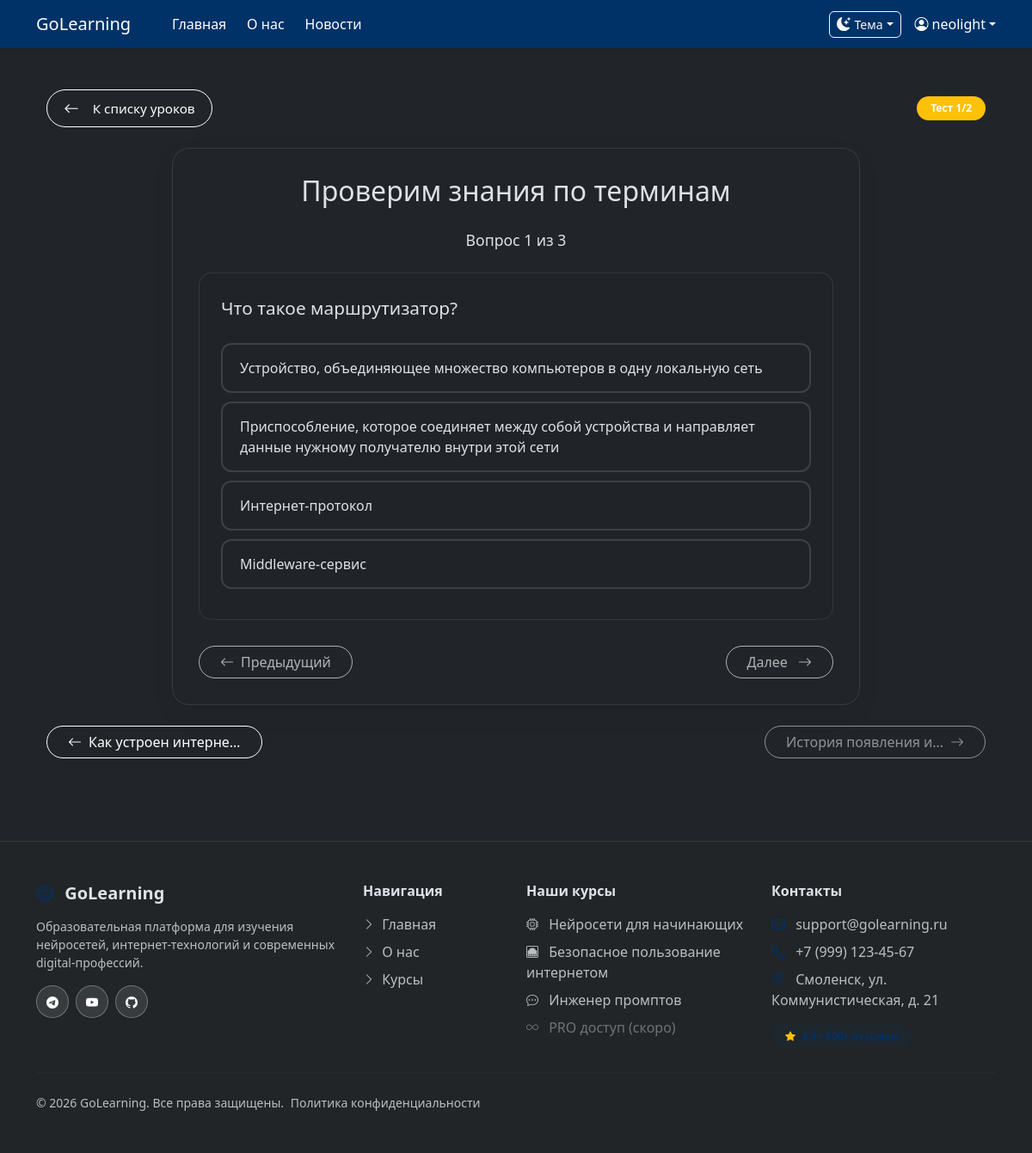
The page /ethernet-start/test/8/ (signed in) on the database its author committed.
### learningbase/models.py (models this page shows, shortened)
class Lesson(models.Model):
    COURSE_CHOICES = (
        ('neuro', 'Нейросети для начинающих'),
        ('ethernet', 'Безопасное пользование интернетом'),
        ('prompt', 'Инженер промптов'),
    )
    LESSON_TYPES = (
        ('article', 'Статья'),
        ('test', 'Тест'),
    )
    course = models.CharField(max_length=20, choices=COURSE_CHOICES, default='neuro', verbose_name="Курс")
    title = models.CharField(max_length=200, verbose_name="Название урока")
    lesson_type = models.CharField(max_length=10, choices=LESSON_TYPES, default='article', verbose_name="Тип урока")
    content = models.TextField(blank=True, verbose_name="Содержание статьи")
    order = models.IntegerField(default=0, verbose_name="Порядок")
    class Meta:
        verbose_name = 'Урок'
        verbose_name_plural = 'Уроки'
        ordering = ['course', 'order']

class TestQuestion(models.Model):
    lesson = models.ForeignKey(Lesson, on_delete=models.CASCADE, related_name='questions', verbose_name="Урок")
    question_text = models.CharField(max_length=500, verbose_name="Вопрос")
    order = models.IntegerField(default=0, verbose_name="Порядок")
    class Meta:
        verbose_name = 'Вопрос теста'
        verbose_name_plural = 'Вопросы теста'
        ordering = ['order']

class TestAnswer(models.Model):
    question = models.ForeignKey(TestQuestion, on_delete=models.CASCADE, related_name='answers', verbose_name="Вопрос")
    answer_text = models.CharField(max_length=300, verbose_name="Ответ")
    is_correct = models.BooleanField(default=False, verbose_name="Правильный ответ")
    class Meta:
        verbose_name = 'Ответ теста'
        verbose_name_plural = 'Ответы теста'

### learningbase/views.py (the view)
# urls.py: path('ethernet-start/test/<int:test_id>/', views.ethernet_test_detail, name='ethernet_test_detail'),
@login_required
def ethernet_test_detail(request, test_id):
    if not request.session.session_key:
        request.session.save()
    lesson = get_object_or_404(Lesson, id=test_id, course='ethernet', lesson_type='test')
    questions = lesson.questions.prefetch_related('answers').all()
    is_completed = UserProgress.objects.filter(
        session_key=request.session.session_key,
        lesson=lesson,
        completed=True
    ).exists()
    all_lessons = list(Lesson.objects.filter(course='ethernet').order_by('order'))
    current_index = None
    for i, l in enumerate(all_lessons):
        if l.id == lesson.id:
            current_index = i
            break
    all_tests = Lesson.objects.filter(course='ethernet', lesson_type='test').order_by('order')
    test_numbers = {}
    for i, test in enumerate(all_tests, 1):
        test_numbers[test.id] = i
    prev_lesson = all_lessons[current_index - 1] if current_index and current_index > 0 else None
    next_lesson = all_lessons[current_index + 1] if current_index is not None and current_index < len(all_lessons) - 1 else None
    context = {
        'title': lesson.title,
        'lesson': lesson,
        'questions': questions,
        'is_completed': is_completed,
        'prev_lesson': prev_lesson,
        'next_lesson': next_lesson,
        'current_index': current_index + 1,
        'total_lessons': len(all_lessons),
        'current_test_number': test_numbers.get(lesson.id, 1),
        'total_tests': all_tests.count(),
    }
    return render(request, 'learningbase/ethernet_test.html', context)

### learningbase/templates/learningbase/ethernet_test.html (shortened to what this page needs)
{% extends 'base.html' %}
{% load static %}
{% block content %}
<div class="container py-4">
    <div class="d-flex justify-content-between align-items-center mb-4">
        <a href="{% url 'ethernet_start' %}" class="btn btn-outline-secondary btn-back">
            <i class="bi bi-arrow-left me-2"></i>К списку уроков
        </a>
        <div>
            <span class="badge bg-warning rounded-pill px-3 py-2">
                Тест {{ current_test_number }}/{{ total_tests }}
            </span>
        </div>
    </div>
    <div class="test-container">
        <h2 class="text-center mb-4">{{ lesson.title }}</h2>
        <div class="progress-indicator">
            Вопрос <span id="current-question-num">1</span> из <span id="total-questions">{{ questions|length }}</span>
        </div>
        <div id="questions-container">
            {% for question in questions %}
            <div class="question-block" data-question-id="{{ question.id }}" style="display: {% if forloop.first %}block{% else %}none{% endif %};">
                <div class="question-text">{{ question.question_text }}</div>
                {% for answer in question.answers.all %}
                <div class="answer-option" data-answer-id="{{ answer.id }}" data-is-correct="{{ answer.is_correct|lower }}">
                    {{ answer.answer_text }}
                </div>
                {% endfor %}
            </div>
            {% endfor %}
        </div>
        <div class="d-flex justify-content-between mt-4">
            <button class="btn btn-outline-primary rounded-pill px-4 nav-btn-custom" id="prev-question" disabled>
                <i class="bi bi-arrow-left me-2"></i>Предыдущий
            </button>
            <button class="btn btn-outline-primary rounded-pill px-4 nav-btn-custom" id="next-question" disabled>
                Далее <i class="bi bi-arrow-right ms-2"></i>
            </button>
        </div>
    </div>
    <div class="d-flex justify-content-between mt-4">
        {% if prev_lesson %}
            {% if prev_lesson.lesson_type == 'article' %}
                <a href="{% url 'ethernet_lesson_detail' prev_lesson.id %}" class="btn btn-outline-primary rounded-pill nav-btn-custom">
                    <i class="bi bi-arrow-left me-2"></i>{{ prev_lesson.title|truncatechars:20 }}
                </a>
            {% else %}
                <a href="{% url 'ethernet_test_detail' prev_lesson.id %}" class="btn btn-outline-primary rounded-pill nav-btn-custom">
                    <i class="bi bi-arrow-left me-2"></i>{{ prev_lesson.title|truncatechars:20 }}
                </a>
            {% endif %}
        {% else %}
            <div></div>
        {% endif %}
        {% if next_lesson %}
            {% if next_lesson.lesson_type == 'article' %}
                <a href="{% url 'ethernet_lesson_detail' next_lesson.id %}" class="btn btn-outline-primary rounded-pill nav-btn-custom" id="next-lesson-link">
                    {{ next_lesson.title|truncatechars:20 }}<i class="bi bi-arrow-right ms-2"></i>
                </a>
            {% else %}
                <a href="{% url 'ethernet_test_detail' next_lesson.id %}" class="btn btn-outline-primary rounded-pill nav-btn-custom" id="next-lesson-link">
                    {{ next_lesson.title|truncatechars:20 }}<i class="bi bi-arrow-right ms-2"></i>
                </a>
            {% endif %}
        {% else %}
            <a href="{% url 'ethernet_start' %}" class="btn btn-outline-success rounded-pill nav-btn-custom">
                Завершить курс <i class="bi bi-check-circle ms-2"></i>
            </a>
        {% endif %}
    </div>
</div>
{% endblock %}

### learningbase/templates/learningbase/includes/navigation.html (shortened to what this page needs)
<nav class="navbar navbar-expand-lg navbar-dark back-custom shadow-sm">
  <div class="container">
    <a class="navbar-brand d-flex align-items-center" href="{% url 'home' %}">
      <span class="fs-5 me-3">GoLearning</span>
    </a>
    <div class="collapse navbar-collapse" id="navbarContent">
      <ul class="navbar-nav me-auto">
        <li class="nav-item">
          <a class="nav-link active" href="{% url 'home' %}">
            Главная
          </a>
        </li>
        <li class="nav-item">
          <a class="nav-link active" href="{% url 'about' %}">
            О нас
          </a>
        </li>
        <li class="nav-item">
          <a class="nav-link active" href="{% url 'home' %}#posts">
            Новости
          </a>
        </li>
      </ul>
      <div class="d-flex align-items-center">
        {% include 'learningbase/includes/theme_switcher.html' %}
<div class="dropdown ms-3">
    {% if user.is_authenticated %}
    <a href="#" class="d-flex align-items-center text-white text-decoration-none dropdown-toggle" data-bs-toggle="dropdown">
        <i class="bi bi-person-circle me-1"></i>
        <span class="d-none d-md-inline">{{ user.username }}</span>
    </a>
    {% endif %}
</div>
      </div>
    </div>
  </div>
</nav>

### learningbase/static/learningbase/style.css (style rules this page uses)
.back-custom { background-color: #003268; }

### learningbase/static/learningbase/custom.css (style rules this page uses)
:root { --bs-primary: #003268; --bs-primary-rgb: 0, 50, 104; --bs-btn-bg: #003268; --bs-btn-border-color: #003268; --bs-btn-hover-bg: #00244d; --bs-btn-hover-border-color: #00244d; --bs-link-color: #003268; --bs-link-hover-color: #00244d; }
.btn-outline-primary { color: #ffffff !important; border-color: #003268 !important; }
a { color: #ffffff !important; }
.btn.rounded-pill { padding-left: 1.5rem; padding-right: 1.5rem; }
.nav-btn-custom { transition: all 0.3s ease; }
[data-bs-theme="dark"] .nav-btn-custom.btn-outline-primary { color: white !important; border-color: white !important; background-color: transparent !important; }
.nav-btn-custom.btn-outline-primary { transition: all 0.3s ease; }
[data-bs-theme="dark"] .nav-btn-custom.btn-outline-primary, [data-bs-theme="dark"] .btn-outline-secondary.btn-back { color: white !important; border-color: white !important; background-color: transparent !important; }
.btn-back { padding: 0.5rem 1.2rem; border-radius: 50px; font-size: 0.95rem; display: inline-flex; align-items: center; gap: 0.5rem; transition: all 0.3s ease; }
.btn-back i { font-size: 1.1rem; }

### learningbase/templates/learningbase/ethernet_test.html (style rules this page uses)
.test-container { max-width: 800px; margin: 0 auto; padding: 30px; background: var(--bs-body-bg); border: 1px solid rgba(var(--bs-body-color-rgb), 0.1); border-radius: 20px; box-shadow: 0 10px 30px rgba(0, 0, 0, 0.05); }
.question-block { margin-bottom: 30px; padding: 25px; border: 1px solid rgba(var(--bs-body-color-rgb), 0.1); border-radius: 15px; background: rgba(var(--bs-body-bg-rgb), 0.5); }
.question-text { font-size: 1.3rem; font-weight: 500; margin-bottom: 25px; color: var(--bs-body-color); }
.answer-option { padding: 15px 20px; margin: 10px 0; border: 2px solid rgba(var(--bs-body-color-rgb), 0.15); border-radius: 12px; cursor: pointer; transition: all 0.3s ease; color: var(--bs-body-color); }
.progress-indicator { text-align: center; margin-bottom: 25px; color: var(--bs-body-color); font-size: 1.1rem; }

### rows shown on the page
Lesson: title "Проверим знания по терминам"
TestQuestion: question_text "Что такое маршрутизатор?"
TestAnswer: answer_text "Устройство, объединяющее множество компьютеров в одну локальную сеть"
TestAnswer: answer_text "Приспособление, которое соединяет между собой устройства и направляет данные нужному получателю внутри этой сети"
TestAnswer: answer_text "Интернет-протокол"
TestAnswer: answer_text "Middleware-сервис"
Lesson: title "Как устроен интерне…"
Lesson: title "История появления и…"

### other values the page prints
{{ user.username }} "neolight"
{{ current_test_number }} "1"
{{ total_tests }} "2"
{{ questions|length }} "3"
